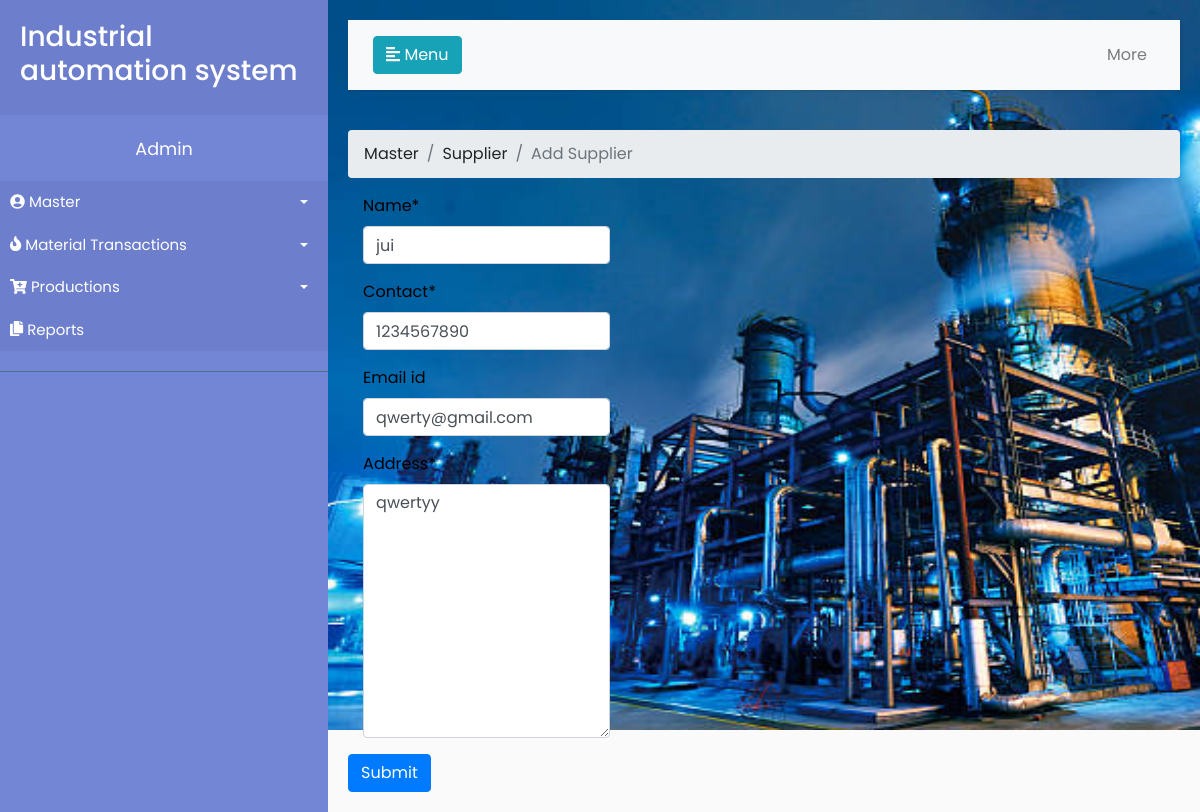
The app's page /supplier/5/edit (signed in), older data.
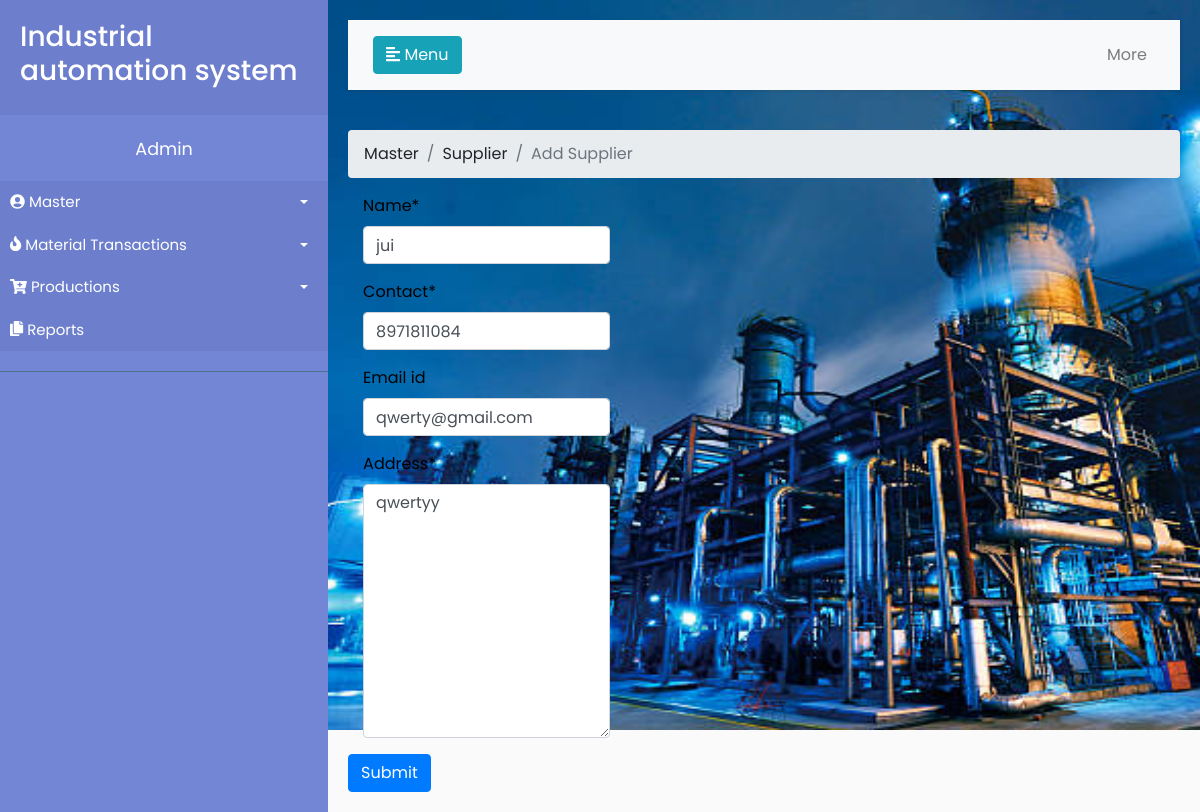
The same page, newer data.
### master/models.py (models this page shows, shortened)
class Supplier(models.Model):
	name = models.CharField(max_length=50)
	contact = models.PositiveIntegerField(max_length=10)
	email_id = models.EmailField(max_length=254, blank=True)
	address = models.TextField()
	created_date = models.DateTimeField(default=timezone.now)

### master/views.py (the view)
# urls.py: path('supplier/<int:pk>/edit', views.editsupplier, name='editsupplier'),
@login_required
def editsupplier(request,pk):
	supplier = get_object_or_404(Supplier, pk=pk)
	if request.method == "POST":
		form = SupplierForm(request.POST, instance=supplier)
		if form.is_valid():
			form.save()
			return redirect('supplier')
	else:
		form = SupplierForm(instance=supplier)
	return render(request, 'master/newsupplier.html', {'form': form})

### master/forms.py
class SupplierForm(forms.ModelForm):
	class Meta:
		model = Supplier
		fields = ('name','contact','email_id','address',)

### master/templates/master/newsupplier.html (shortened to what this page needs)
{% extends 'base.html' %}
{% load crispy_forms_tags %}
 {% block content %}
     <nav aria-label="breadcrumb">
      <ol class="breadcrumb">
        <li class="breadcrumb-item"><a href="{% url 'master' %}">Master</a></li>
        <li class="breadcrumb-item"><a href="{% url 'supplier' %}">Supplier</a></li>
        <li class="breadcrumb-item active" aria-current="page">Add Supplier</li>
      </ol>
    </nav>
     <form method=POST>
    <div style="color:black;" class="col-md-4">
    {{ form|crispy }}
</div>
                 <button type="submit" class="btn btn-primary">Submit</button>
            </form>
            {% endblock %}

Row changes from the older to the newer data that the page shows:
changed Supplier "jui": contact "1234567890" → "8971811084"
